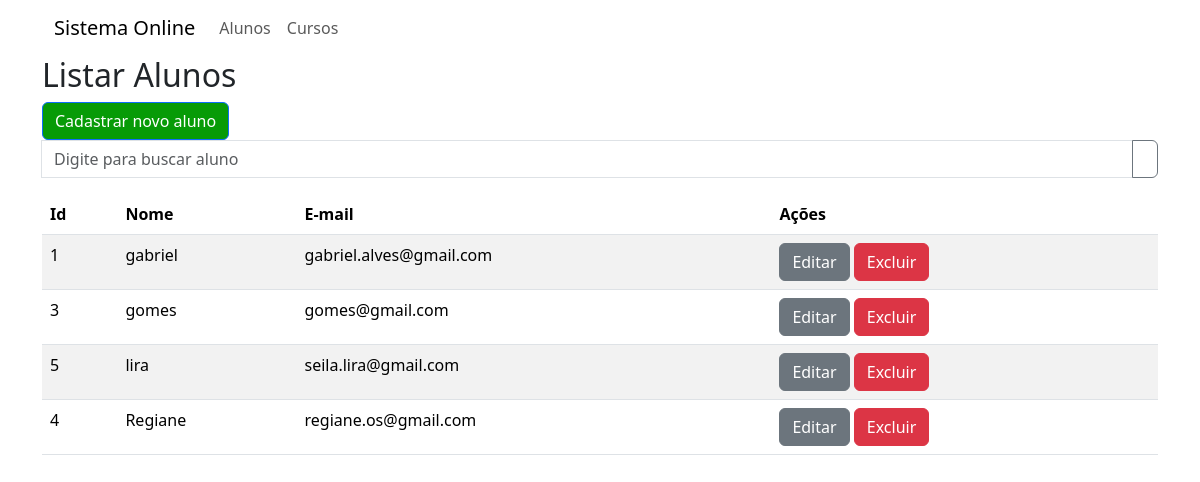
The page /teste/listar_alunos on the database as committed earlier.
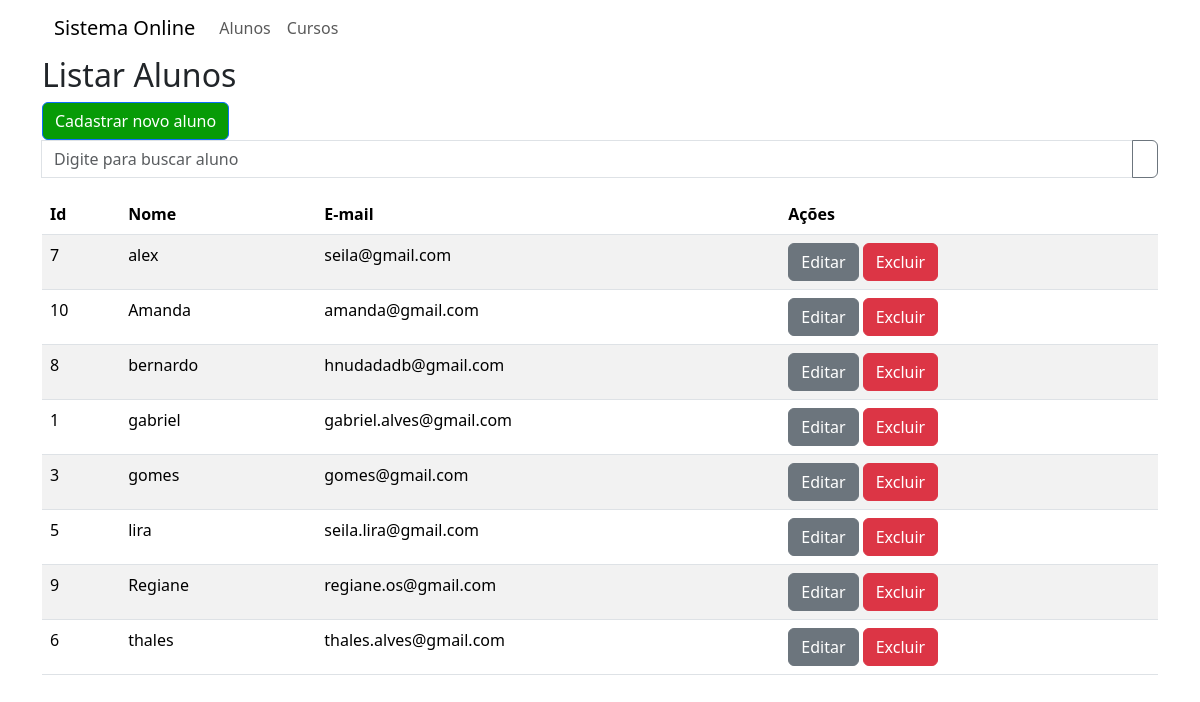
The same page on the database as committed later.
### teste/models.py (models this page shows, shortened)
class Aluno(models.Model):
    nome = models.CharField(max_length=200, null=False)
    cpf = models.CharField(max_length=14, null=False)
    email = models.EmailField()

### teste/views.py (the view)
# urls.py: path("listar_alunos", views.listarAlunos, name="listar_alunos"),
def listarAlunos(request):
    busca = request.GET.get("busca")
    ordem = request.GET.get("ordem")
    if busca:
        if not ordem:
          alunos = (Aluno.objects.filter(nome__icontains=busca).extra(select={"novo": "lower(nome)"})
            .order_by("novo"))
        elif ordem == 'nome':
          alunos = (Aluno.objects.filter(nome__icontains=busca).extra(select={"novo": "lower(nome)"})
            .order_by("novo"))
        elif ordem == '-nome':
           alunos = (Aluno.objects.filter(nome__icontains=busca).extra(select={"novo": "lower(nome)"})
            .order_by("-novo"))
    else:
        busca = ''
        if not ordem:
           alunos = Aluno.objects.all().extra(select={"novo": "lower(nome)"}).order_by("novo")
        elif ordem == 'nome':
           alunos = Aluno.objects.all().extra(select={"novo": "lower(nome)"}).order_by("novo")
        elif ordem == '-nome':
           alunos = Aluno.objects.all().extra(select={"novo": "lower(nome)"}).order_by("-novo")
    return render(request, "listar_aluno.html", {"alunos": alunos})

### teste/templates/listar_aluno.html (shortened to what this page needs)
{% extends 'base.html' %}
{% block content %}
{% load bootstrap_icons %}
<h2>Listar Alunos</h2>
<a href="{% url 'incluir_aluno' %}" class="btn btn-primary">
    Cadastrar novo aluno</a>
    <form method="get" id="formulario">
        <div class="input-group mb-3">
            <input type="text" class="form-control"
                placeholder="Digite para buscar aluno" aria-label="Digite para buscar aluno"
                name="busca" value="{{ busca }}"
                aria-describedby="button-addon2">
            <button class="btn btn-outline-secondary" type="submit"
                    id="button-addon2">{% bs_icon 'search' %}</button>
        </div>
    </form>
<table class="table table-striped">
    <thead>
        <tr>
            <th>Id</th>
            <th>Nome
            </th>
            <th>E-mail</th>
            <th>Ações</th>
        </tr>
    </thead>
    <tbody>
        {% for a in alunos %}
        <tr>
            <td>{{a.id}}</td>
            <td>{{a.nome}}</td>
            <td>{{a.email}}</td>
            <td>
                <a href="{% url 'editar_aluno' a.id %}"
                class="btn btn-secondary">
                Editar</a>
                <a href="javascript:void(0)"
                onclick="abrirTela('{% url 'excluir_aluno' a.id %}' )"
                class="btn btn-danger">
                Excluir</a>
            </td>
        </tr>
        {% endfor %}
    </tbody>
</table>
{% endblock %}

Rows that differ between the two databases and show on the page:
removed Aluno: id "4", nome "Regiane", email "regiane.os@gmail.com"
added Aluno: id "7", nome "alex", email "seila@gmail.com"
added Aluno: id "10", nome "Amanda", email "amanda@gmail.com"
added Aluno: id "8", nome "bernardo", email "hnudadadb@gmail.com"
added Aluno: id "9", nome "Regiane", email "regiane.os@gmail.com"
added Aluno: id "6", nome "thales", email "thales.alves@gmail.com"
